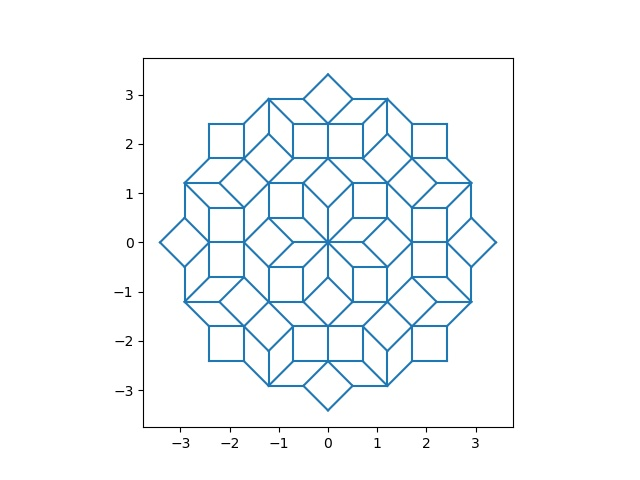

This figure's Python source:
import matplotlib.pyplot as plt
import numpy as np

# projection method: Chapter 3, Grimm & Schreiber, 2002, Fig3.9
k = 0.5 * np.sqrt(2)
mat = [[k, 0.5, 0, -0.5], [0, 0.5, k, 0.5], [k, -0.5, 0, 0.5], [0, 0.5, -k, 0.5]]


def lattice(en=2):  # 4D lattic
    s = (en - 1) / 2
    lps = []
    for i in range(en):
        for j in range(en):
            for m in range(en):
                for n in range(en):
                    lps.append([i - s, j - s, m - s, n - s])
    return np.array(lps)


def polytope():
    ps = lattice()
    m = np.array(mat[2:])
    arr = []
    for i in (9, 13, 5, 4, 6, 2, 10, 11):
        v = m.dot(ps[i])
        arr.append(v)
    return np.array(arr)


def inside(p, vs):  # check if point p is inside polygon vs
    i = len(vs) - 1
    j = i
    oddNodes = False
    for i in range(len(vs)):
        if (vs[i][1] < p[1] and vs[j][1] >= p[1] or vs[j][1] < p[1] and vs[i][1] >= p[1]) and (
                vs[i][0] <= p[0] or vs[j][0] <= p[0]):
            if vs[i][0] + (p[1] - vs[i][1]) / (vs[j][1] - vs[i][1]) * (vs[j][0] - vs[i][0]) < p[0]:
                oddNodes = not oddNodes
        j = i
    return oddNodes


poly = polytope()  # this polytope will cut the entire 4D lattice
ps = lattice(5)  # 5 is fast, 7 is slow,  lattice points (4D)
nodesize = ps.shape[0]
edges = []
for i in range(nodesize):
    for j in range(i + 1, nodesize):
        if np.linalg.norm(ps[i] - ps[j]) < 1.1:
            edges.append([ps[i], ps[j]])
m = np.array(mat[2:])
pro = np.array(mat[:2])
for pa, pb in edges:  # project all inside points & windowing the 4D lattice
    if inside(m.dot(pa), poly) and inside(m.dot(pb), poly):
        a = pro.dot(pa)
        b = pro.dot(pb)
        plt.plot([a[0], b[0]], [a[1], b[1]], color='C0')
plt.axis('scaled')
plt.show()
